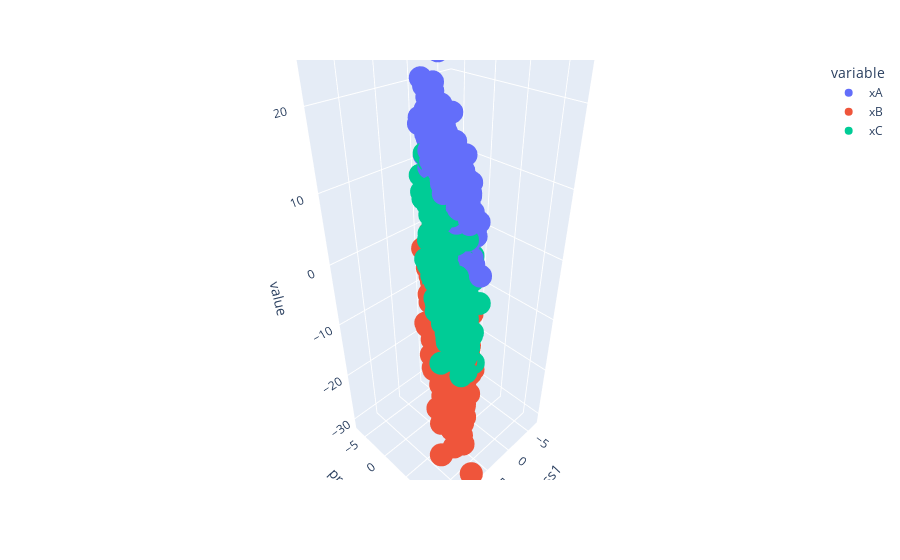

The cell this chart's notebook holds for it:
### Code cell
#is that it?
import plotly.express as px

fig = px.scatter_3d(pd.melt(data, id_vars=['prob_class1', 'prob_class0'], value_vars=['xA', 'xB', 'xC']),
                    x='prob_class1' , y='prob_class0', z='value', color='variable')
fig.show()

### Figure 1 — Plotly figure (JSON) as saved in the notebook; plotly's stock layout.template omitted (floating-point values rounded to 4 significant figures; data arrays with more than 128 entries replaced by an {"elided": "..."} marker saying what was removed)
{"data": [{"hovertemplate": "variable=xA<br>prob_class1=%{x}<br>prob_class0=%{y}<br>value=%{z}<extra></extra>", "legendgroup": "xA", "marker": {"color": "#636efa", "symbol": "circle"}, "mode": "markers", "name": "xA", "scene": "scene", "showlegend": true, "type": "scatter3d", "x": {"elided": "1000 float values"}, "y": {"elided": "1000 float values"}, "z": {"elided": "1000 float values"}}, {"hovertemplate": "variable=xB<br>prob_class1=%{x}<br>prob_class0=%{y}<br>value=%{z}<extra></extra>", "legendgroup": "xB", "marker": {"color": "#EF553B", "symbol": "circle"}, "mode": "markers", "name": "xB", "scene": "scene", "showlegend": true, "type": "scatter3d", "x": {"elided": "1000 float values"}, "y": {"elided": "1000 float values"}, "z": {"elided": "1000 float values"}}, {"hovertemplate": "variable=xC<br>prob_class1=%{x}<br>prob_class0=%{y}<br>value=%{z}<extra></extra>", "legendgroup": "xC", "marker": {"color": "#00cc96", "symbol": "circle"}, "mode": "markers", "name": "xC", "scene": "scene", "showlegend": true, "type": "scatter3d", "x": {"elided": "1000 float values"}, "y": {"elided": "1000 float values"}, "z": {"elided": "1000 float values"}}], "layout": {"legend": {"title": {"text": "variable"}, "tracegroupgap": 0}, "margin": {"t": 60}, "scene": {"domain": {"x": [0, 1], "y": [0, 1]}, "xaxis": {"title": {"text": "prob_class1"}}, "yaxis": {"title": {"text": "prob_class0"}}, "zaxis": {"title": {"text": "value"}}}}}
